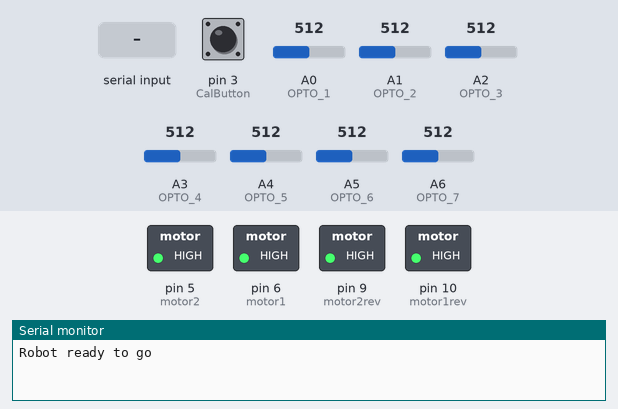
A sketch run on a simulated Arduino Nano, built with avr-gcc and run on an emulated ATmega328P. On the bench: switched loads named in the sketch (green lamp = pin HIGH), the last lines printed to the serial monitor. Dashed ring = blinking. The inputs (shaded band) are chosen by the test bench; at power-on: pin 3 (CalButton) LOW, A6 (OPTO_7) = 512, A3 (OPTO_4) = 512, A0 (OPTO_1) = 512, A1 (OPTO_2) = 512, A2 (OPTO_3) = 512, A4 (OPTO_5) = 512, A5 (OPTO_6) = 512.

Above: at 1.2 s.
1.3 s: "7?" received over Serial
At 1.72 s:
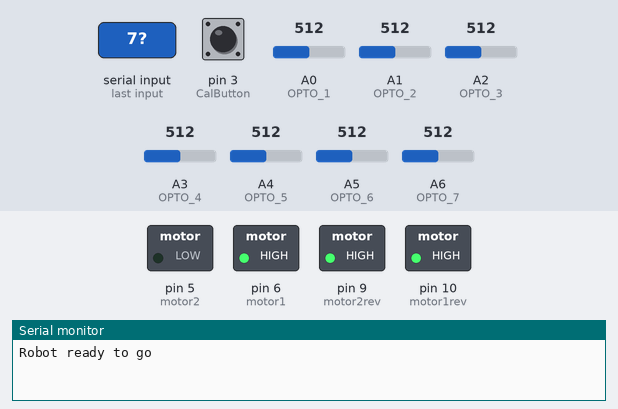
4.3 s: pin 3 (CalButton) pulled HIGH for 0.15 s
At 4.7 s:
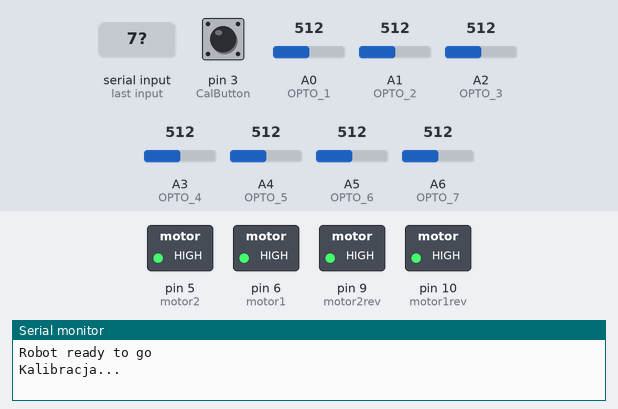
7.3 s: A6 (OPTO_7) set to 30
10.3 s: byte 82 ('R') received over Serial
At 12.0 s:
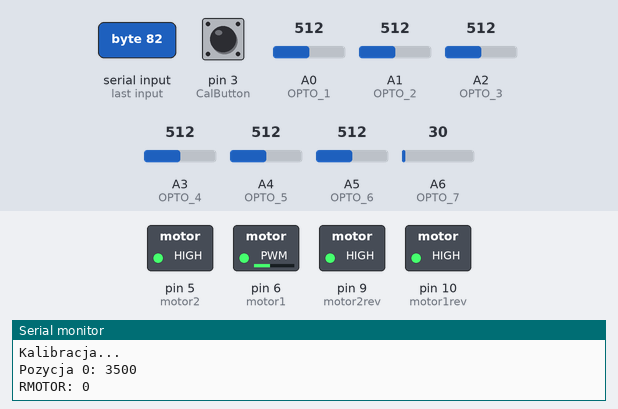
13.3 s: A3 (OPTO_4) set to 30
16.3 s: byte 76 ('L') received over Serial
At 18.4 s:
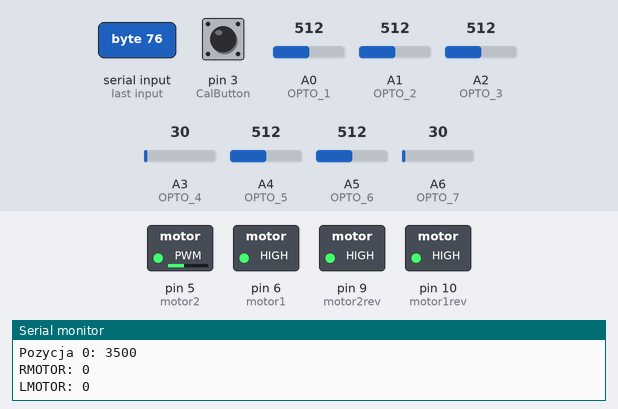
Timing chart, 0 to 50.0 s (numbered marks = the images above; inputs shaded):
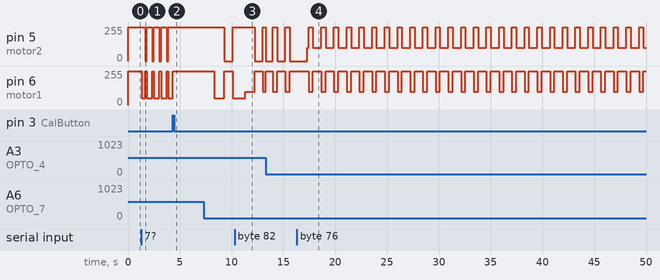

The sketch:

LineFolowerAlpha.ino
```cpp
//A project by Szymon Piotr Krasuski
//Warsaw, 2016
long sensors[]={0, 0, 0, 0, 0, 0, 0};
int position, positionKal[50], temp;
int sensors_sum;
long sensors_average;
int safety;
int set_point = 3908;
double kp, ki, kd;
int proportional, integral, derivative, last_proportional, error_value;
int motor1=6, motor2=5, motor1rev=10, motor2rev=9, CalButton=3;
int minSpeed = 100, PWMSpeed1 = 50, PWMSpeed2 = 100;
int mode, cmd;

void setup() {
  pinMode(A0, INPUT); //OPTO 1 <--right
  pinMode(A1, INPUT); //OPTO 2
  pinMode(A2, INPUT); //OPTO 3
  pinMode(A3, INPUT); //OPTO 4
  pinMode(A4, INPUT); //OPTO 5
  pinMode(A5, INPUT); //OPTO 6
  pinMode(A6, INPUT); //OPTO 7 <--left
  pinMode(motor1,OUTPUT); //Control of right motor in forward direction
  pinMode(motor2,OUTPUT); //Control of left motor in reverse direction
  pinMode(motor1rev,OUTPUT);
  pinMode(motor2rev,OUTPUT);
  pinMode(CalButton, INPUT);

  safety = 0;
  kp=60;
  ki=0.3;
  kd=0;

//PID values reset
  proportional=0;
  integral=0;
  derivative=0;
  last_proportional=0;

  mode =1;
 //Serial begin and information for user
  Serial.begin(9600);
  Serial.println("Robot ready to go");

//reset all motor pinouts to LOW
  digitalWrite(motor1, HIGH);
  digitalWrite(motor2, HIGH);
  digitalWrite(motor1rev, HIGH);
  digitalWrite(motor2rev, HIGH);
  }

void loop() {
  if(digitalRead(CalButton)==HIGH){kalibruj();}

  if(Serial.available()>0){

      cmd=Serial.read();

      switch(cmd) {
        case '1':
        if(mode==1){goStraight();}
        break;

        case '2':
        if(mode==1){goBack();}
        break;

        case '3':
        if(mode==1){adjustLeft();}
        break;

        case '4':
        if(mode==1){adjustRight();}
        break;

        case '5':
        if(mode==1){stopMove();}
        break;

        case '6':
        kalibruj();
        break;

        case '7':
        mode = 2;
        break;

        case '8':
        mode = 1;
        break;

        case 'r' :
        RevRight();
        break;

        case 'l' :
        RevLeft();
        break;

        case 'P':
        kp= Serial.readStringUntil('?').toFloat();
        stopMove();
        Serial.print("Kp");
        Serial.println(kp);
        delay(1000);
        break;

        case 'I':
        ki= Serial.readStringUntil('?').toFloat();
        stopMove();
        Serial.print("Ki");
        Serial.println(ki);
        delay(1000);
        break;

        case 'D':
        kd= Serial.readStringUntil('?').toFloat();
        stopMove();
        Serial.print("Kd");
        Serial.println(kd);
        delay(1000);
        break;

        case 'R':
        PWMSpeed1 = Serial.readStringUntil('?').toFloat();
        Serial.print("RMOTOR: ");
        Serial.println(PWMSpeed1);
        break;

        case 'L':
        PWMSpeed2 = Serial.readStringUntil('?').toFloat();
        Serial.print("LMOTOR: ");
        Serial.println(PWMSpeed2);
        break;

        default:
        stopMove();
        break;
      }
  }

  if(mode==2){
  optoReader(); //Function reads analog inputs and performs PID
 //Open PID function

 pid_control();
 fitAction(); //Function fits motors action based on PID's error_value
  }


}

void optoReader(){

  //reset of sum and average values
  sensors_sum=0;
  sensors_average=0;
  //for loop that reads analog inputs and perform math on sum and average
 for (int i=0; i<7; i++){
  sensors[i]=analogRead(i);
  sensors_average += sensors[i]*(i+1)*1000;
  sensors_sum += int(sensors[i]);
 }

}

void pid_control(){
  //Write position value
 position = int(sensors_average / sensors_sum);
 //Serial.print("Position: "); Serial.println(position);
 //delay(1000);
 //Set PID values

proportional = position - set_point;
integral = integral + proportional;
derivative=proportional-last_proportional;
last_proportional = proportional;
error_value = kp*proportional + ki*integral + kd*derivative;
//Serial.print("Error: ");Serial.println(error_value);

}


void fitAction (){
 if(error_value<-256){error_value=-256;}
 if(error_value>256){error_value=256;}
//if error_value is different than 0 then go to appriopiate function for motors
 if(error_value<0){adjustLeft();}
 else if(error_value>0){adjustRight();}
 else {goStraight();}

}

void goStraight(){
  //Function that makes robot go straight
  //Serial.println("Straight");

  analogWrite(motor1, minSpeed-PWMSpeed1);
  analogWrite(motor2, minSpeed-PWMSpeed2);
  digitalWrite(motor1rev, HIGH);
  digitalWrite(motor2rev, HIGH);
 }

void adjustLeft(){
  //Function that adjust robot move when line is on the LEFT side of center.
   //Serial.println("Left");
  digitalWrite(motor1, HIGH);
  analogWrite(motor2, minSpeed-PWMSpeed2);
 digitalWrite(motor1rev, HIGH);
  digitalWrite(motor2rev, HIGH);

}

void adjustRight() {
 //Function that adjust robot move when line is on the RIGHT side of center.
 //Serial.println("Right");

 analogWrite(motor1, minSpeed-PWMSpeed1);
  digitalWrite(motor2, HIGH);
digitalWrite(motor1rev, HIGH);
  digitalWrite(motor2rev, HIGH);


}

void stopMove(){
  digitalWrite(motor1, HIGH);
  digitalWrite(motor2, HIGH);
  digitalWrite(motor1rev, HIGH);
  digitalWrite(motor2rev, HIGH);
   //Stop everything
   //Serial.println("STOP! ERROR!");
  //safety = 1;
}

void goBack(){
digitalWrite(motor1, HIGH);
  digitalWrite(motor2, HIGH);
   digitalWrite(motor1rev, LOW);
  digitalWrite(motor2rev, LOW);

}

void RevRight(){
 analogWrite(motor1rev, 50);
  digitalWrite(motor2rev, HIGH);
digitalWrite(motor1, HIGH);
  digitalWrite(motor2, HIGH);
}

void RevLeft(){
digitalWrite(motor1rev, HIGH);
  digitalWrite(motor2rev, LOW);
 digitalWrite(motor1, HIGH);
  digitalWrite(motor2, HIGH);
}


void kalibruj(){
   digitalWrite(motor1, HIGH);
  digitalWrite(motor2, HIGH);
  digitalWrite(motor1rev, HIGH);
  digitalWrite(motor2rev, HIGH);
  Serial.println("Kalibracja...");
  delay(2000);


for(int i=0;i<50;i++){
  optoReader();
  positionKal[i] = int(sensors_average / sensors_sum);
  }
for(int i=0;i<50;i++){
  for(int j=0;j<50;j++){
  if(positionKal[j+1]>positionKal[j]){
    temp = positionKal[j];
    positionKal[j]=positionKal[j+1];
    positionKal[j+1]=temp;
    }
  }
  }
  //PID values reset
  proportional=0;
  integral=0;
  derivative=0;
  last_proportional=0;
  set_point = positionKal[24]-500;
Serial.print("Pozycja 0: ");
  Serial.println(set_point);
  delay(2000);

}
```

Measured:
- after the input at 1.3 s, pin 5 (motor2): alternates 255/255 for 0.54 s and 0/255 for 0.15 s, starting after 0.35 s; pin 6 (motor1): 255/255 → 50/255 at once, then repeats every 0.69 s: 255/255 0.15 s, 50/255 0.54 s
- after the input at 4.3 s, pin 5 (motor2): stops changing and stays 255/255
